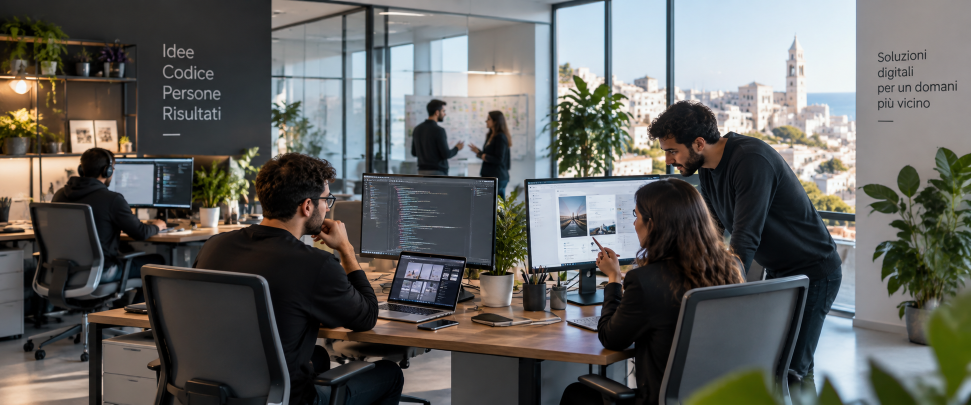
#> input picture src/foto/01_team.png, 1942 x 809 px (shown at 1/2 size)
$ python foto.py
#> lines starting #> are read from the running program, lines starting #| are printed output that depends on the picture
# -*- coding: utf-8 -*-
"""
Prepara le foto di copertina per il web.

Da ogni originale in src/foto/ genera, in assets/img/foto/:
  - AVIF  a piu larghezze  (il piu leggero, browser recenti)
  - WebP  a piu larghezze  (tutti i browser dal 2020)
  - JPEG  una sola copia   (scorta per i browser vecchi)

I nomi dei file sono frasi descrittive in italiano: contano per la ricerca
per immagini e aiutano i modelli AI a capire di cosa parla la pagina.

Uso:  python tools/foto.py
"""
import os
from PIL import Image

ROOT = os.path.dirname(os.path.dirname(os.path.abspath(__file__)))
SRC = os.path.join(ROOT, "src", "foto")
OUT = os.path.join(ROOT, "assets", "img", "foto")

# originale -> (nome descrittivo, larghezze, ritaglio)
# I nomi sono frasi in italiano: contano per la ricerca per immagini e dicono
# ai modelli AI di cosa parla la pagina.
#
# Il ritaglio vale None (nessuno), "centro" (al centro, a 16:9) oppure una
# finestra in frazioni (sinistra, alto, destra, basso). Le tre foto con la
# finestra esplicita inquadrano piu stretto persone e schermi: nello sfondo
# originale si vedeva il golfo di Napoli col Vesuvio, che con un'azienda del
# Salento non c'entra niente.
MAPPA = [
    ("01_team.png",            "software-house-inginet-team-sviluppo-software-maglie-lecce-salento", [640, 1000, 1400], "centro"),
    ("01_team_verticale.webp", "software-house-inginet-team-sviluppo-software-verticale",            [640, 900],        None),
    ("02_siti_ecommerce.png",  "sviluppo-siti-web-ed-e-commerce-su-misura-inginet",                  [640, 900, 1400],  None),
    ("03_gestionali.png",      "software-gestionali-e-intelligenza-artificiale-per-le-imprese-inginet", [640, 900, 995], (0.2434, 0.31, 0.7566, 1.0)),
    ("04_hospitality.png",     "gestionali-per-hotel-strutture-ricettive-e-ristoranti-inginet",      [640, 900, 1400],  None),
    ("05_marketing_seo.png",   "seo-posizionamento-e-digital-marketing-inginet",                     [640, 900, 1105], (0.1693, 0.34, 0.8307, 1.0)),
    ("06_app_portali.png",     "chi-siamo-team-inginet-idee-tecnologia-persone-risultati",           [640, 900, 1137], (0.1597, 0.32, 0.8403, 1.0)),
]

Q_AVIF = 52   # sotto i 45 iniziano gli aloni sui cieli sfumati
Q_WEBP = 76
Q_JPEG = 78
W_JPEG = 1200  # la scorta non serve grande: la scaricano solo i browser vecchi


def main():
    os.makedirs(OUT, exist_ok=True)
    for vecchio in os.listdir(OUT):
        os.remove(os.path.join(OUT, vecchio))

    prima = dopo = 0
    for src, nome, larghezze, ritaglio in MAPPA:
        p = os.path.join(SRC, src)
        prima += os.path.getsize(p)
        im = Image.open(p).convert("RGB")
#> im is the input picture: PIL image 1942x809 RGB; mean R, G, B 98.1, 98.1, 95.3
        if ritaglio == "centro":
            # al centro, alla proporzione delle altre: niente bande, niente deformazioni
            largo = int(round(im.height * 16 / 9))
#> largo = 1438
            if largo < im.width:
                x = (im.width - largo) // 2
#> x = 252
                im = im.crop((x, 0, x + largo, im.height))
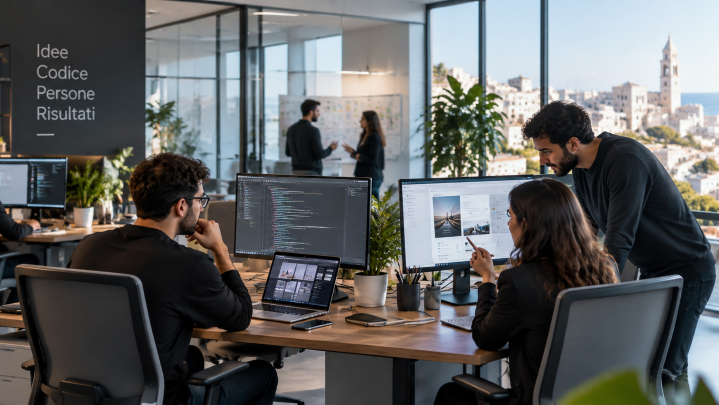
#> im: PIL image 1438x809 RGB (shown at 1/2 size); mean R, G, B 96.6, 98, 97.9
        elif ritaglio:
            x0, y0, x1, y1 = ritaglio
            im = im.crop((int(x0 * im.width), int(y0 * im.height),
                          int(x1 * im.width), int(y1 * im.height)))
        pesi = []
        for w in larghezze:
            r = im.copy()
            r.thumbnail((w, w * 3), Image.LANCZOS)
            for est, kw in (("avif", dict(quality=Q_AVIF)),
                            ("webp", dict(quality=Q_WEBP, method=6))):
                f = os.path.join(OUT, "%s-%d.%s" % (nome, w, est))
                r.save(f, est.upper(), **kw)
                dopo += os.path.getsize(f)
                if w == larghezze[-1]:
                    pesi.append("%s %dk" % (est, os.path.getsize(f) // 1024))
#> this loop made 1 pass
#> pass 1, in main, `r.save(f, est.upper(), **kw)`:
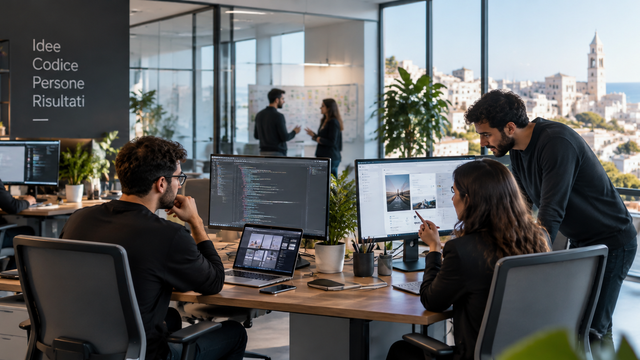
#> saved as software-house-inginet-team-sviluppo-software-maglie-lecce-salento-640.avif: PIL image 640x360 RGB; mean R, G, B 96.6, 98, 97.9
#> after the loop, dopo = 0; pesi = []
        j = im.copy()
        j.thumbnail((W_JPEG, W_JPEG * 3), Image.LANCZOS)
        fj = os.path.join(OUT, "%s.jpg" % nome)
        j.save(fj, "JPEG", quality=Q_JPEG, optimize=True, progressive=True)
        dopo += os.path.getsize(fj)
        pesi.append("jpg %dk" % (os.path.getsize(fj) // 1024))
        print("%-56s %s" % (nome, "  ".join(pesi)))

    print("\noriginali %.1f MB  ->  web %.2f MB" % (prima / 1e6, dopo / 1e6))


if __name__ == "__main__":
#> (the run stopped early here; a loop or call above may not have finished)

$ run again, with src/foto/inginet_01.png copied over src/foto/01_team.png
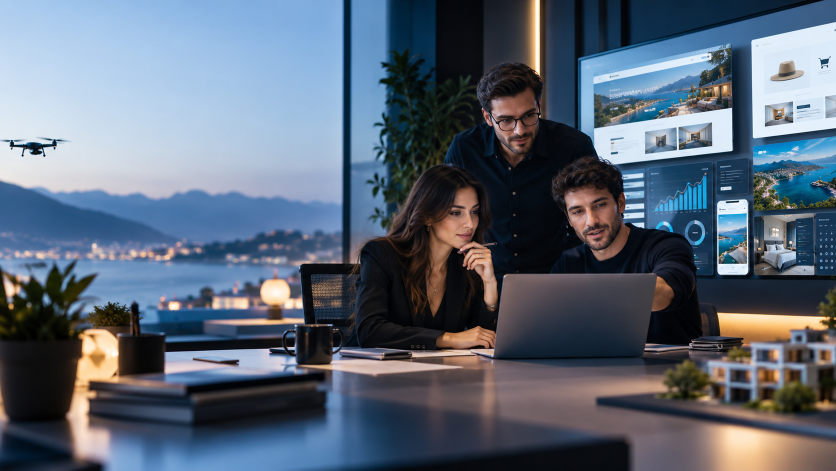
#> input picture src/foto/inginet_01.png, 1672 x 941 px (shown at 1/2 size)
#> in main, im is the input picture: PIL image 1672x941 RGB; mean R, G, B 90.7, 102.5, 117.8
#> the loop in main, `for w in larghezze:` made 1 pass
#> pass 1, in main, `r.save(f, est.upper(), **kw)`:
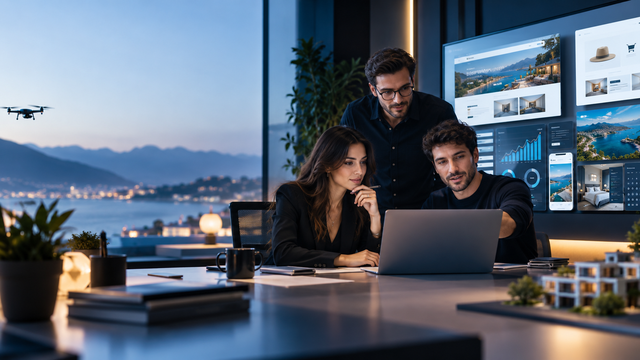
#> saved as software-house-inginet-team-sviluppo-software-maglie-lecce-salento-640.avif: PIL image 640x360 RGB; mean R, G, B 90.7, 102.5, 117.8
#> after the loop in main, `for w in larghezze:`: dopo = 0; pesi = []

$ run again, with src/foto/inginet_02.png copied over src/foto/01_team.png
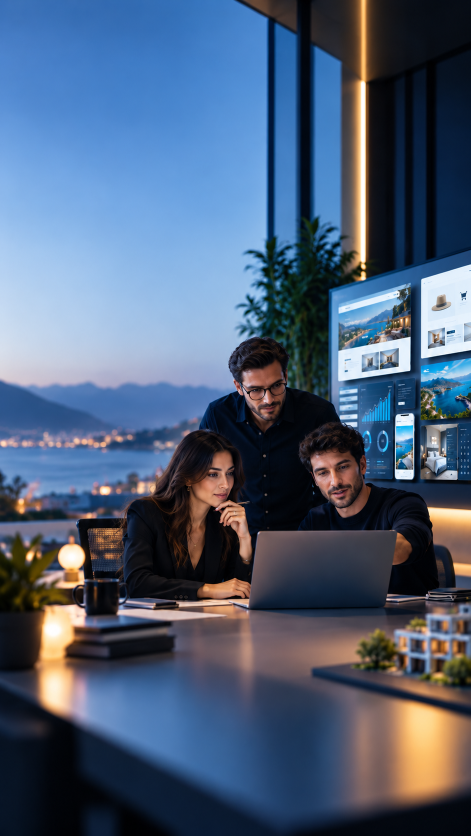
#> input picture src/foto/inginet_02.png, 941 x 1672 px (shown at 1/2 size)
#> in main, im is the input picture: PIL image 941x1672 RGB; mean R, G, B 77.3, 94.4, 119
#> the loop in main, `for w in larghezze:` made 1 pass
#> pass 1, in main, `r.save(f, est.upper(), **kw)`:
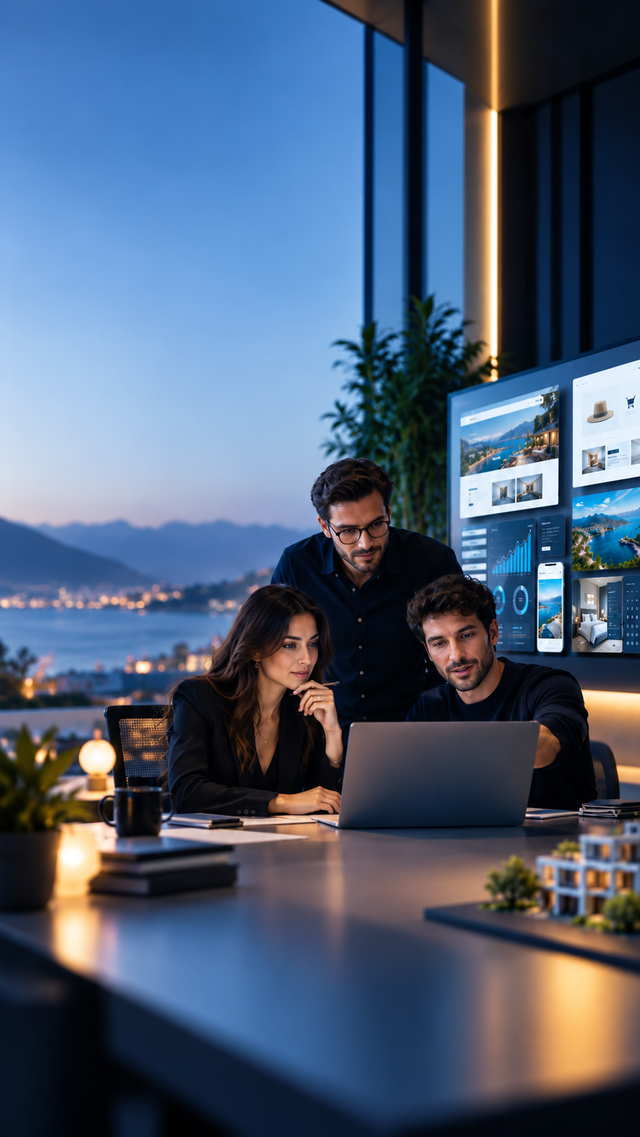
#> saved as software-house-inginet-team-sviluppo-software-maglie-lecce-salento-640.avif: PIL image 640x1137 RGB; mean R, G, B 77.3, 94.4, 118.9
#> after the loop in main, `for w in larghezze:`: dopo = 0; pesi = []

$ run again, with src/foto/inginet_03.png copied over src/foto/01_team.png
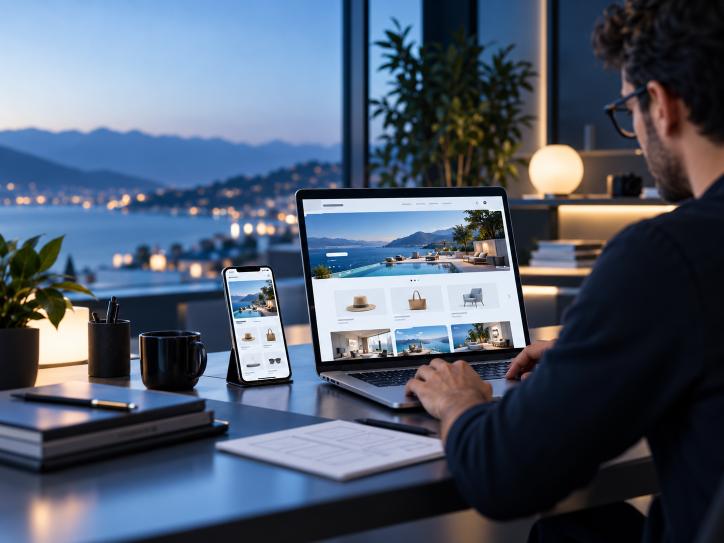
#> input picture src/foto/inginet_03.png, 1448 x 1086 px (shown at 1/2 size)
#> in main, im is the input picture: PIL image 1448x1086 RGB; mean R, G, B 79.7, 91.7, 110.1
#> the loop in main, `for w in larghezze:` made 1 pass
#> pass 1, in main, `r.save(f, est.upper(), **kw)`:
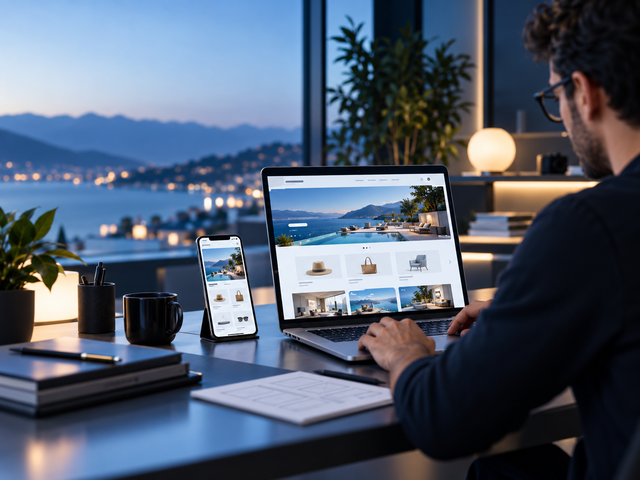
#> saved as software-house-inginet-team-sviluppo-software-maglie-lecce-salento-640.avif: PIL image 640x480 RGB; mean R, G, B 79.7, 91.7, 110.1
#> after the loop in main, `for w in larghezze:`: dopo = 0; pesi = []
